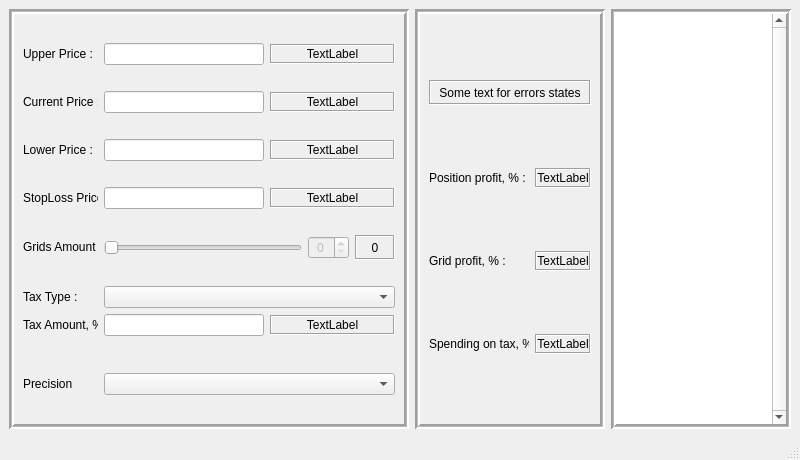
<?xml version="1.0" encoding="UTF-8"?>
<ui version="4.0">
 <class>MainWindow</class>
 <widget class="QMainWindow" name="MainWindow">
  <property name="geometry">
   <rect>
    <x>0</x>
    <y>0</y>
    <width>800</width>
    <height>460</height>
   </rect>
  </property>
  <property name="sizePolicy">
   <sizepolicy hsizetype="Fixed" vsizetype="Fixed">
    <horstretch>0</horstretch>
    <verstretch>0</verstretch>
   </sizepolicy>
  </property>
  <property name="minimumSize">
   <size>
    <width>800</width>
    <height>450</height>
   </size>
  </property>
  <property name="maximumSize">
   <size>
    <width>800</width>
    <height>460</height>
   </size>
  </property>
  <property name="windowTitle">
   <string>Grid Trade Calculator</string>
  </property>
  <widget class="QWidget" name="centralwidget">
   <layout class="QGridLayout" name="gridLayout">
    <item row="0" column="2">
     <widget class="QListWidget" name="gridsList">
      <property name="frameShape">
       <enum>QFrame::Box</enum>
      </property>
      <property name="lineWidth">
       <number>2</number>
      </property>
      <property name="midLineWidth">
       <number>1</number>
      </property>
      <property name="verticalScrollBarPolicy">
       <enum>Qt::ScrollBarAlwaysOn</enum>
      </property>
      <property name="horizontalScrollBarPolicy">
       <enum>Qt::ScrollBarAlwaysOff</enum>
      </property>
     </widget>
    </item>
    <item row="0" column="1">
     <widget class="QFrame" name="OutputFrame">
      <property name="frameShape">
       <enum>QFrame::Box</enum>
      </property>
      <property name="frameShadow">
       <enum>QFrame::Sunken</enum>
      </property>
      <property name="lineWidth">
       <number>2</number>
      </property>
      <property name="midLineWidth">
       <number>1</number>
      </property>
      <layout class="QVBoxLayout" name="verticalLayout_5">
       <item>
        <widget class="StateLabel" name="dataStateLabel">
         <property name="sizePolicy">
          <sizepolicy hsizetype="Preferred" vsizetype="Fixed">
           <horstretch>0</horstretch>
           <verstretch>0</verstretch>
          </sizepolicy>
         </property>
         <property name="minimumSize">
          <size>
           <width>0</width>
           <height>25</height>
          </size>
         </property>
         <property name="maximumSize">
          <size>
           <width>16777215</width>
           <height>25</height>
          </size>
         </property>
         <property name="frameShape">
          <enum>QFrame::Box</enum>
         </property>
         <property name="frameShadow">
          <enum>QFrame::Sunken</enum>
         </property>
         <property name="text">
          <string>Some text for errors states</string>
         </property>
         <property name="alignment">
          <set>Qt::AlignCenter</set>
         </property>
        </widget>
       </item>
       <item>
        <layout class="QHBoxLayout" name="PositionProfitLayout">
         <item>
          <widget class="QLabel" name="PositionProfitLabel">
           <property name="sizePolicy">
            <sizepolicy hsizetype="Fixed" vsizetype="Fixed">
             <horstretch>0</horstretch>
             <verstretch>0</verstretch>
            </sizepolicy>
           </property>
           <property name="minimumSize">
            <size>
             <width>100</width>
             <height>0</height>
            </size>
           </property>
           <property name="maximumSize">
            <size>
             <width>100</width>
             <height>16777215</height>
            </size>
           </property>
           <property name="text">
            <string>Position profit, % :</string>
           </property>
          </widget>
         </item>
         <item>
          <widget class="QLabel" name="PositionProfitControl">
           <property name="sizePolicy">
            <sizepolicy hsizetype="Fixed" vsizetype="Fixed">
             <horstretch>0</horstretch>
             <verstretch>0</verstretch>
            </sizepolicy>
           </property>
           <property name="minimumSize">
            <size>
             <width>0</width>
             <height>20</height>
            </size>
           </property>
           <property name="maximumSize">
            <size>
             <width>16777215</width>
             <height>16777215</height>
            </size>
           </property>
           <property name="frameShape">
            <enum>QFrame::Box</enum>
           </property>
           <property name="frameShadow">
            <enum>QFrame::Sunken</enum>
           </property>
           <property name="text">
            <string>TextLabel</string>
           </property>
           <property name="alignment">
            <set>Qt::AlignCenter</set>
           </property>
          </widget>
         </item>
        </layout>
       </item>
       <item>
        <layout class="QHBoxLayout" name="GridProfitLayout">
         <item>
          <widget class="QLabel" name="GridProfitLabel">
           <property name="sizePolicy">
            <sizepolicy hsizetype="Fixed" vsizetype="Fixed">
             <horstretch>0</horstretch>
             <verstretch>0</verstretch>
            </sizepolicy>
           </property>
           <property name="minimumSize">
            <size>
             <width>100</width>
             <height>0</height>
            </size>
           </property>
           <property name="maximumSize">
            <size>
             <width>100</width>
             <height>16777215</height>
            </size>
           </property>
           <property name="text">
            <string>Grid profit, % :</string>
           </property>
          </widget>
         </item>
         <item>
          <widget class="QLabel" name="GridProfitControl">
           <property name="sizePolicy">
            <sizepolicy hsizetype="Fixed" vsizetype="Fixed">
             <horstretch>0</horstretch>
             <verstretch>0</verstretch>
            </sizepolicy>
           </property>
           <property name="minimumSize">
            <size>
             <width>0</width>
             <height>20</height>
            </size>
           </property>
           <property name="frameShape">
            <enum>QFrame::Box</enum>
           </property>
           <property name="frameShadow">
            <enum>QFrame::Sunken</enum>
           </property>
           <property name="text">
            <string>TextLabel</string>
           </property>
           <property name="alignment">
            <set>Qt::AlignCenter</set>
           </property>
          </widget>
         </item>
        </layout>
       </item>
       <item>
        <layout class="QHBoxLayout" name="TaxSpendingLayout">
         <item>
          <widget class="QLabel" name="TaxSpendingLabel">
           <property name="sizePolicy">
            <sizepolicy hsizetype="Fixed" vsizetype="Fixed">
             <horstretch>0</horstretch>
             <verstretch>0</verstretch>
            </sizepolicy>
           </property>
           <property name="minimumSize">
            <size>
             <width>100</width>
             <height>0</height>
            </size>
           </property>
           <property name="maximumSize">
            <size>
             <width>100</width>
             <height>16777215</height>
            </size>
           </property>
           <property name="text">
            <string>Spending on tax, % :</string>
           </property>
          </widget>
         </item>
         <item>
          <widget class="QLabel" name="TaxSpendingControl">
           <property name="sizePolicy">
            <sizepolicy hsizetype="Fixed" vsizetype="Fixed">
             <horstretch>0</horstretch>
             <verstretch>0</verstretch>
            </sizepolicy>
           </property>
           <property name="minimumSize">
            <size>
             <width>0</width>
             <height>20</height>
            </size>
           </property>
           <property name="frameShape">
            <enum>QFrame::Box</enum>
           </property>
           <property name="frameShadow">
            <enum>QFrame::Sunken</enum>
           </property>
           <property name="text">
            <string>TextLabel</string>
           </property>
           <property name="alignment">
            <set>Qt::AlignCenter</set>
           </property>
          </widget>
         </item>
        </layout>
       </item>
      </layout>
     </widget>
    </item>
    <item row="0" column="0">
     <widget class="QFrame" name="InputFrame">
      <property name="sizePolicy">
       <sizepolicy hsizetype="Fixed" vsizetype="Preferred">
        <horstretch>0</horstretch>
        <verstretch>0</verstretch>
       </sizepolicy>
      </property>
      <property name="minimumSize">
       <size>
        <width>400</width>
        <height>0</height>
       </size>
      </property>
      <property name="maximumSize">
       <size>
        <width>400</width>
        <height>16777215</height>
       </size>
      </property>
      <property name="frameShape">
       <enum>QFrame::Box</enum>
      </property>
      <property name="frameShadow">
       <enum>QFrame::Sunken</enum>
      </property>
      <property name="lineWidth">
       <number>2</number>
      </property>
      <property name="midLineWidth">
       <number>1</number>
      </property>
      <layout class="QVBoxLayout" name="verticalLayout_2">
       <item>
        <layout class="QHBoxLayout" name="UpperPriceLayout">
         <property name="sizeConstraint">
          <enum>QLayout::SetDefaultConstraint</enum>
         </property>
         <property name="leftMargin">
          <number>0</number>
         </property>
         <item>
          <widget class="QLabel" name="UpperPriceLabel">
           <property name="sizePolicy">
            <sizepolicy hsizetype="Fixed" vsizetype="Fixed">
             <horstretch>0</horstretch>
             <verstretch>0</verstretch>
            </sizepolicy>
           </property>
           <property name="minimumSize">
            <size>
             <width>75</width>
             <height>0</height>
            </size>
           </property>
           <property name="maximumSize">
            <size>
             <width>75</width>
             <height>16777215</height>
            </size>
           </property>
           <property name="text">
            <string>Upper Price :</string>
           </property>
          </widget>
         </item>
         <item>
          <widget class="QLineEdit" name="UpperPriceEdit">
           <property name="minimumSize">
            <size>
             <width>0</width>
             <height>0</height>
            </size>
           </property>
           <property name="maximumSize">
            <size>
             <width>16777215</width>
             <height>16777215</height>
            </size>
           </property>
           <property name="inputMask">
            <string/>
           </property>
           <property name="maxLength">
            <number>32767</number>
           </property>
           <property name="alignment">
            <set>Qt::AlignCenter</set>
           </property>
           <property name="dragEnabled">
            <bool>false</bool>
           </property>
           <property name="placeholderText">
            <string/>
           </property>
          </widget>
         </item>
         <item>
          <widget class="QLabel" name="UpperPriceControl">
           <property name="sizePolicy">
            <sizepolicy hsizetype="Fixed" vsizetype="Fixed">
             <horstretch>0</horstretch>
             <verstretch>0</verstretch>
            </sizepolicy>
           </property>
           <property name="minimumSize">
            <size>
             <width>125</width>
             <height>20</height>
            </size>
           </property>
           <property name="maximumSize">
            <size>
             <width>125</width>
             <height>16777215</height>
            </size>
           </property>
           <property name="frameShape">
            <enum>QFrame::Box</enum>
           </property>
           <property name="frameShadow">
            <enum>QFrame::Sunken</enum>
           </property>
           <property name="text">
            <string>TextLabel</string>
           </property>
           <property name="alignment">
            <set>Qt::AlignCenter</set>
           </property>
          </widget>
         </item>
        </layout>
       </item>
       <item>
        <layout class="QHBoxLayout" name="CurrentPriceLayout">
         <property name="sizeConstraint">
          <enum>QLayout::SetDefaultConstraint</enum>
         </property>
         <item>
          <widget class="QLabel" name="CurrentPriceLabel">
           <property name="sizePolicy">
            <sizepolicy hsizetype="Fixed" vsizetype="Fixed">
             <horstretch>0</horstretch>
             <verstretch>0</verstretch>
            </sizepolicy>
           </property>
           <property name="minimumSize">
            <size>
             <width>75</width>
             <height>0</height>
            </size>
           </property>
           <property name="maximumSize">
            <size>
             <width>75</width>
             <height>16777215</height>
            </size>
           </property>
           <property name="baseSize">
            <size>
             <width>0</width>
             <height>0</height>
            </size>
           </property>
           <property name="text">
            <string>Current Price :</string>
           </property>
           <property name="alignment">
            <set>Qt::AlignLeading|Qt::AlignLeft|Qt::AlignVCenter</set>
           </property>
          </widget>
         </item>
         <item>
          <widget class="QLineEdit" name="CurrentPriceEdit">
           <property name="minimumSize">
            <size>
             <width>0</width>
             <height>0</height>
            </size>
           </property>
           <property name="maximumSize">
            <size>
             <width>16777215</width>
             <height>16777215</height>
            </size>
           </property>
           <property name="alignment">
            <set>Qt::AlignCenter</set>
           </property>
           <property name="placeholderText">
            <string/>
           </property>
          </widget>
         </item>
         <item>
          <widget class="QLabel" name="CurrentPriceControl">
           <property name="sizePolicy">
            <sizepolicy hsizetype="Fixed" vsizetype="Fixed">
             <horstretch>0</horstretch>
             <verstretch>0</verstretch>
            </sizepolicy>
           </property>
           <property name="minimumSize">
            <size>
             <width>125</width>
             <height>20</height>
            </size>
           </property>
           <property name="maximumSize">
            <size>
             <width>125</width>
             <height>16777215</height>
            </size>
           </property>
           <property name="frameShape">
            <enum>QFrame::Box</enum>
           </property>
           <property name="frameShadow">
            <enum>QFrame::Sunken</enum>
           </property>
           <property name="text">
            <string>TextLabel</string>
           </property>
           <property name="alignment">
            <set>Qt::AlignCenter</set>
           </property>
          </widget>
         </item>
        </layout>
       </item>
       <item>
        <layout class="QHBoxLayout" name="LowerPriceLayout">
         <property name="sizeConstraint">
          <enum>QLayout::SetDefaultConstraint</enum>
         </property>
         <item>
          <widget class="QLabel" name="LowerPriceLabel">
           <property name="sizePolicy">
            <sizepolicy hsizetype="Fixed" vsizetype="Fixed">
             <horstretch>0</horstretch>
             <verstretch>0</verstretch>
            </sizepolicy>
           </property>
           <property name="minimumSize">
            <size>
             <width>75</width>
             <height>0</height>
            </size>
           </property>
           <property name="maximumSize">
            <size>
             <width>75</width>
             <height>16777215</height>
            </size>
           </property>
           <property name="text">
            <string>Lower Price :</string>
           </property>
          </widget>
         </item>
         <item>
          <widget class="QLineEdit" name="LowerPriceEdit">
           <property name="maxLength">
            <number>14</number>
           </property>
           <property name="frame">
            <bool>true</bool>
           </property>
           <property name="echoMode">
            <enum>QLineEdit::Normal</enum>
           </property>
           <property name="alignment">
            <set>Qt::AlignCenter</set>
           </property>
           <property name="readOnly">
            <bool>false</bool>
           </property>
           <property name="placeholderText">
            <string/>
           </property>
          </widget>
         </item>
         <item>
          <widget class="QLabel" name="LowerPriceControl">
           <property name="sizePolicy">
            <sizepolicy hsizetype="Fixed" vsizetype="Fixed">
             <horstretch>0</horstretch>
             <verstretch>0</verstretch>
            </sizepolicy>
           </property>
           <property name="minimumSize">
            <size>
             <width>125</width>
             <height>20</height>
            </size>
           </property>
           <property name="maximumSize">
            <size>
             <width>125</width>
             <height>16777215</height>
            </size>
           </property>
           <property name="frameShape">
            <enum>QFrame::Box</enum>
           </property>
           <property name="frameShadow">
            <enum>QFrame::Sunken</enum>
           </property>
           <property name="text">
            <string>TextLabel</string>
           </property>
           <property name="alignment">
            <set>Qt::AlignCenter</set>
           </property>
          </widget>
         </item>
        </layout>
       </item>
       <item>
        <layout class="QHBoxLayout" name="StopLossPriceLayout">
         <property name="sizeConstraint">
          <enum>QLayout::SetDefaultConstraint</enum>
         </property>
         <item>
          <widget class="QLabel" name="StopLossPriceLabel">
           <property name="sizePolicy">
            <sizepolicy hsizetype="Fixed" vsizetype="Fixed">
             <horstretch>0</horstretch>
             <verstretch>0</verstretch>
            </sizepolicy>
           </property>
           <property name="minimumSize">
            <size>
             <width>75</width>
             <height>0</height>
            </size>
           </property>
           <property name="maximumSize">
            <size>
             <width>75</width>
             <height>16777215</height>
            </size>
           </property>
           <property name="text">
            <string>StopLoss Price :</string>
           </property>
           <property name="alignment">
            <set>Qt::AlignLeading|Qt::AlignLeft|Qt::AlignVCenter</set>
           </property>
          </widget>
         </item>
         <item>
          <widget class="QLineEdit" name="StopLossPriceEdit">
           <property name="alignment">
            <set>Qt::AlignCenter</set>
           </property>
           <property name="placeholderText">
            <string/>
           </property>
          </widget>
         </item>
         <item>
          <widget class="QLabel" name="StopLossPriceControl">
           <property name="sizePolicy">
            <sizepolicy hsizetype="Fixed" vsizetype="Fixed">
             <horstretch>0</horstretch>
             <verstretch>0</verstretch>
            </sizepolicy>
           </property>
           <property name="minimumSize">
            <size>
             <width>125</width>
             <height>20</height>
            </size>
           </property>
           <property name="maximumSize">
            <size>
             <width>125</width>
             <height>16777215</height>
            </size>
           </property>
           <property name="frameShape">
            <enum>QFrame::Box</enum>
           </property>
           <property name="frameShadow">
            <enum>QFrame::Sunken</enum>
           </property>
           <property name="text">
            <string>TextLabel</string>
           </property>
           <property name="alignment">
            <set>Qt::AlignCenter</set>
           </property>
          </widget>
         </item>
        </layout>
       </item>
       <item>
        <layout class="QHBoxLayout" name="GridsAmountLayout">
         <property name="sizeConstraint">
          <enum>QLayout::SetDefaultConstraint</enum>
         </property>
         <item>
          <widget class="QLabel" name="GridsAmountLabel">
           <property name="sizePolicy">
            <sizepolicy hsizetype="Fixed" vsizetype="Fixed">
             <horstretch>0</horstretch>
             <verstretch>0</verstretch>
            </sizepolicy>
           </property>
           <property name="minimumSize">
            <size>
             <width>75</width>
             <height>0</height>
            </size>
           </property>
           <property name="maximumSize">
            <size>
             <width>75</width>
             <height>16777215</height>
            </size>
           </property>
           <property name="text">
            <string>Grids Amount :</string>
           </property>
           <property name="alignment">
            <set>Qt::AlignLeading|Qt::AlignLeft|Qt::AlignVCenter</set>
           </property>
          </widget>
         </item>
         <item>
          <widget class="QSlider" name="GridsAmountSlider">
           <property name="enabled">
            <bool>false</bool>
           </property>
           <property name="minimum">
            <number>0</number>
           </property>
           <property name="maximum">
            <number>1</number>
           </property>
           <property name="value">
            <number>0</number>
           </property>
           <property name="orientation">
            <enum>Qt::Horizontal</enum>
           </property>
           <property name="tickPosition">
            <enum>QSlider::NoTicks</enum>
           </property>
           <property name="tickInterval">
            <number>0</number>
           </property>
          </widget>
         </item>
         <item>
          <widget class="QSpinBox" name="GridsAmountSpin">
           <property name="enabled">
            <bool>false</bool>
           </property>
           <property name="alignment">
            <set>Qt::AlignCenter</set>
           </property>
          </widget>
         </item>
         <item>
          <widget class="QLabel" name="GridsAmountTipLabel">
           <property name="sizePolicy">
            <sizepolicy hsizetype="Fixed" vsizetype="Fixed">
             <horstretch>0</horstretch>
             <verstretch>0</verstretch>
            </sizepolicy>
           </property>
           <property name="minimumSize">
            <size>
             <width>40</width>
             <height>25</height>
            </size>
           </property>
           <property name="maximumSize">
            <size>
             <width>40</width>
             <height>25</height>
            </size>
           </property>
           <property name="frameShape">
            <enum>QFrame::Box</enum>
           </property>
           <property name="frameShadow">
            <enum>QFrame::Sunken</enum>
           </property>
           <property name="text">
            <string>0</string>
           </property>
           <property name="textFormat">
            <enum>Qt::AutoText</enum>
           </property>
           <property name="alignment">
            <set>Qt::AlignCenter</set>
           </property>
          </widget>
         </item>
        </layout>
       </item>
       <item>
        <layout class="QVBoxLayout" name="TaxLayout">
         <property name="sizeConstraint">
          <enum>QLayout::SetDefaultConstraint</enum>
         </property>
         <item>
          <layout class="QHBoxLayout" name="TaxTypeLayout">
           <item>
            <widget class="QLabel" name="TaxTypeLabel">
             <property name="sizePolicy">
              <sizepolicy hsizetype="Fixed" vsizetype="Fixed">
               <horstretch>0</horstretch>
               <verstretch>0</verstretch>
              </sizepolicy>
             </property>
             <property name="minimumSize">
              <size>
               <width>75</width>
               <height>0</height>
              </size>
             </property>
             <property name="maximumSize">
              <size>
               <width>75</width>
               <height>16777215</height>
              </size>
             </property>
             <property name="text">
              <string>Tax Type :</string>
             </property>
             <property name="alignment">
              <set>Qt::AlignLeading|Qt::AlignLeft|Qt::AlignVCenter</set>
             </property>
            </widget>
           </item>
           <item>
            <widget class="QComboBox" name="TaxTypeBox">
             <property name="currentIndex">
              <number>-1</number>
             </property>
            </widget>
           </item>
          </layout>
         </item>
         <item>
          <layout class="QHBoxLayout" name="TaxInfoLayout">
           <item>
            <widget class="QLabel" name="TaxLabel">
             <property name="minimumSize">
              <size>
               <width>75</width>
               <height>0</height>
              </size>
             </property>
             <property name="maximumSize">
              <size>
               <width>75</width>
               <height>16777215</height>
              </size>
             </property>
             <property name="text">
              <string>Tax Amount, % :</string>
             </property>
             <property name="alignment">
              <set>Qt::AlignLeading|Qt::AlignLeft|Qt::AlignVCenter</set>
             </property>
            </widget>
           </item>
           <item>
            <widget class="QLineEdit" name="TaxAmountEdit">
             <property name="frame">
              <bool>true</bool>
             </property>
             <property name="alignment">
              <set>Qt::AlignCenter</set>
             </property>
             <property name="readOnly">
              <bool>false</bool>
             </property>
            </widget>
           </item>
           <item>
            <widget class="QLabel" name="TaxControl">
             <property name="sizePolicy">
              <sizepolicy hsizetype="Preferred" vsizetype="Fixed">
               <horstretch>0</horstretch>
               <verstretch>0</verstretch>
              </sizepolicy>
             </property>
             <property name="minimumSize">
              <size>
               <width>125</width>
               <height>20</height>
              </size>
             </property>
             <property name="maximumSize">
              <size>
               <width>125</width>
               <height>16777215</height>
              </size>
             </property>
             <property name="frameShape">
              <enum>QFrame::Box</enum>
             </property>
             <property name="frameShadow">
              <enum>QFrame::Sunken</enum>
             </property>
             <property name="text">
              <string>TextLabel</string>
             </property>
             <property name="alignment">
              <set>Qt::AlignCenter</set>
             </property>
            </widget>
           </item>
          </layout>
         </item>
         <item>
          <widget class="QLabel" name="TaxCommentLabel">
           <property name="maximumSize">
            <size>
             <width>16777215</width>
             <height>25</height>
            </size>
           </property>
           <property name="text">
            <string/>
           </property>
          </widget>
         </item>
         <item>
          <layout class="QHBoxLayout" name="PrecisionLayout">
           <item>
            <widget class="QLabel" name="PrecisionLabel">
             <property name="sizePolicy">
              <sizepolicy hsizetype="Fixed" vsizetype="Fixed">
               <horstretch>0</horstretch>
               <verstretch>0</verstretch>
              </sizepolicy>
             </property>
             <property name="minimumSize">
              <size>
               <width>75</width>
               <height>0</height>
              </size>
             </property>
             <property name="maximumSize">
              <size>
               <width>75</width>
               <height>16777215</height>
              </size>
             </property>
             <property name="text">
              <string>Precision</string>
             </property>
            </widget>
           </item>
           <item>
            <widget class="QComboBox" name="PrecisionBox"/>
           </item>
          </layout>
         </item>
        </layout>
       </item>
      </layout>
     </widget>
    </item>
   </layout>
  </widget>
  <widget class="QMenuBar" name="menubar">
   <property name="geometry">
    <rect>
     <x>0</x>
     <y>0</y>
     <width>800</width>
     <height>20</height>
    </rect>
   </property>
  </widget>
  <widget class="QStatusBar" name="statusbar"/>
 </widget>
 <customwidgets>
  <customwidget>
   <class>StateLabel</class>
   <extends>QLabel</extends>
   <header>statelabel.h</header>
   <slots>
    <slot>updateUpperPrice(QString)</slot>
    <slot>updateUpperFractional(QString)</slot>
    <slot>updateCurrentPrice(QString)</slot>
    <slot>updateCurrentFractional(QString)</slot>
    <slot>updateLowerPrice(QString)</slot>
    <slot>updateLowerFractional(QString)</slot>
    <slot>updateGridsAmount(int)</slot>
    <slot>updateStopLossPrice(QString)</slot>
    <slot>updateStopLossFractional(QString)</slot>
    <slot>updateBuyTax(QString)</slot>
    <slot>updateSellTax(QString)</slot>
   </slots>
  </customwidget>
 </customwidgets>
 <resources/>
 <connections/>
</ui>
